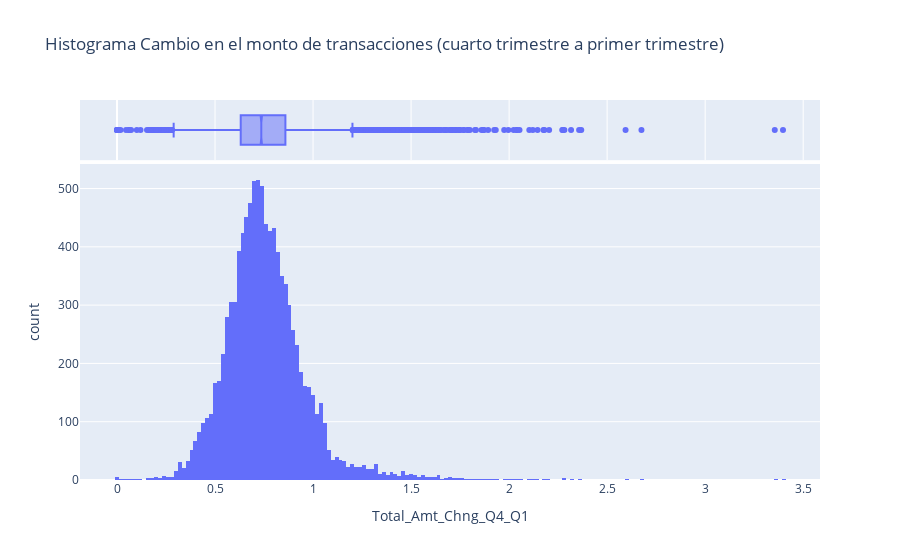
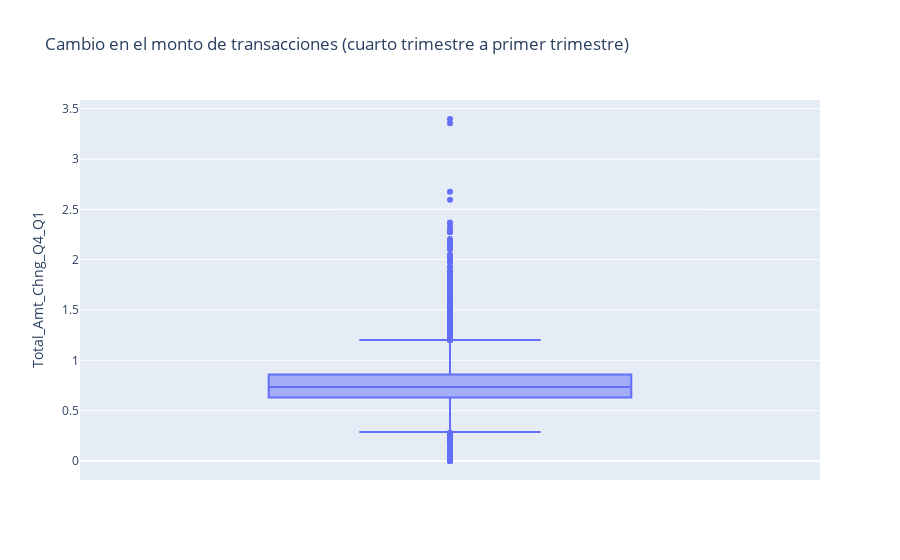

Here is the notebook cell these charts were saved with, in order:
### Markdown cell above
### Ejercicio 2
Utiliza `plotly` para realizar un gráfico que permita verificar si el cambio en el monto de transacciones (cuarto trimestre a primer trimestre) se ajusta a una distribución normal.

### Code cell
# YOUR CODE HERE
import plotly.express as px 
df 
fig = px.histogram(df, x="Total_Amt_Chng_Q4_Q1", marginal = 'box', title='Histograma Cambio en el monto de transacciones (cuarto trimestre a primer trimestre)') 
fig.show()
px.box(df,y='Total_Amt_Chng_Q4_Q1', title='Cambio en el monto de transacciones (cuarto trimestre a primer trimestre)')

### Figure 1 — Plotly figure (JSON) as saved in the notebook; plotly's stock layout.template omitted (floating-point values rounded to 4 significant figures; data arrays with more than 128 entries replaced by an {"elided": "..."} marker saying what was removed)
{"data": [{"alignmentgroup": "True", "bingroup": "x", "hovertemplate": "Total_Amt_Chng_Q4_Q1=%{x}<br>count=%{y}<extra></extra>", "legendgroup": "", "marker": {"color": "#636efa", "pattern": {"shape": ""}}, "name": "", "offsetgroup": "", "orientation": "v", "showlegend": false, "type": "histogram", "x": {"elided": "10127 float values"}, "xaxis": "x", "yaxis": "y"}, {"alignmentgroup": "True", "hovertemplate": "Total_Amt_Chng_Q4_Q1=%{x}<extra></extra>", "legendgroup": "", "marker": {"color": "#636efa"}, "name": "", "notched": true, "offsetgroup": "", "showlegend": false, "type": "box", "x": {"elided": "10127 float values"}, "xaxis": "x2", "yaxis": "y2"}], "layout": {"autosize": true, "barmode": "relative", "legend": {"tracegroupgap": 0}, "title": {"text": "Histograma Cambio en el monto de transacciones (cuarto trimestre a primer trimestre)"}, "xaxis": {"anchor": "y", "autorange": true, "domain": [0, 1], "range": [-0.1887, 3.586], "title": {"text": "Total_Amt_Chng_Q4_Q1"}, "type": "linear"}, "xaxis2": {"anchor": "y2", "autorange": true, "domain": [0, 1], "matches": "x", "range": [-0.1887, 3.586], "showgrid": true, "showticklabels": false, "type": "linear"}, "yaxis": {"anchor": "x", "autorange": true, "domain": [0, 0.8316], "range": [0, 542.1], "title": {"text": "count"}}, "yaxis2": {"anchor": "x2", "autorange": true, "domain": [0.8416, 1], "matches": "y2", "range": [-0.5, 0.5], "showgrid": false, "showline": false, "showticklabels": false, "ticks": "", "type": "category"}}}

### Figure 2 — Plotly figure (JSON) as saved in the notebook; plotly's stock layout.template omitted (floating-point values rounded to 4 significant figures; data arrays with more than 128 entries replaced by an {"elided": "..."} marker saying what was removed)
{"data": [{"alignmentgroup": "True", "hovertemplate": "Total_Amt_Chng_Q4_Q1=%{y}<extra></extra>", "legendgroup": "", "marker": {"color": "#636efa"}, "name": "", "notched": false, "offsetgroup": "", "orientation": "v", "showlegend": false, "type": "box", "x0": " ", "xaxis": "x", "y": {"elided": "10127 float values"}, "y0": " ", "yaxis": "y"}], "layout": {"autosize": true, "boxmode": "group", "legend": {"tracegroupgap": 0}, "title": {"text": "Cambio en el monto de transacciones (cuarto trimestre a primer trimestre)"}, "xaxis": {"anchor": "y", "autorange": true, "domain": [0, 1], "range": [-0.5, 0.5], "type": "category"}, "yaxis": {"anchor": "x", "autorange": true, "domain": [0, 1], "range": [-0.1887, 3.586], "title": {"text": "Total_Amt_Chng_Q4_Q1"}, "type": "linear"}}}
